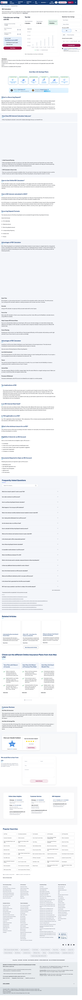
#> input picture reference/screen.png, 82 x 1000 px, shrunk from 1355 x 16485 before the run
$ python compare-old.py
#> lines starting #> are read from the running program, lines starting #| are printed output that depends on the picture; after the words box and inside, x2 and y2 are one past the last pixel; in counts of white or black regions, pixels touching at a corner belong together
from PIL import Image, ImageChops, ImageDraw, ImageFont
import numpy as np
import os
from scipy import ndimage
from scipy.signal import correlate2d

os.makedirs("diffs", exist_ok=True)

ref = Image.open("reference/screen.png").convert("RGB")
#> ref is the input picture: PIL image 82x1000 RGB; mean R, G, B 242.5, 243.8, 246.3
live = Image.open("live/screen.png").convert("RGB")
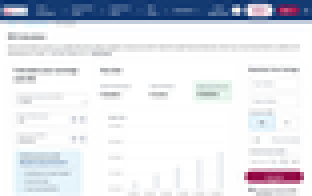
#> input picture live/screen.png, 78 x 49 px, shrunk from 1280 x 800 before the run (shown 4 times larger)
#> live is the input picture: PIL image 78x49 RGB; mean R, G, B 223.7, 226.6, 233.2

if ref.size != live.size:
    live = live.resize(ref.size, Image.LANCZOS)
#> live: PIL image 82x1000 RGB
    print(f"Resized live image to match reference: {ref.size}")
#| Resized live image to match reference: (82, 1000)

# --- Pixel diff ---
diff = ImageChops.difference(ref, live)
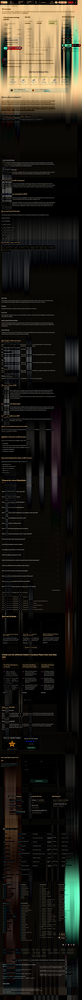
#> diff: PIL image 82x1000 RGB; mean R, G, B 33.1, 30.4, 23.5
diff_arr = np.array(diff)
changed_mask = np.any(diff_arr > 10, axis=2)
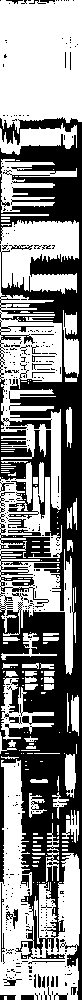
#> changed_mask: shape (1000, 82) bool; 54.2% white; 372 black regions (339 under 20 px), largest, box (x1, y1, x2, y2) and area: (0, 117, 82, 1000) 35126, (1, 883, 5, 962) 106, (6, 909, 18, 929) 95

# --- Find regions ---
struct = ndimage.generate_binary_structure(2, 2)
dilated = ndimage.binary_dilation(changed_mask, structure=struct, iterations=3)
#> dilated: shape (1000, 82) bool; 87.6% white; 46 black regions (27 under 20 px), largest, box (x1, y1, x2, y2) and area: (24, 377, 82, 808) 4842, (23, 125, 82, 219) 1906, (32, 262, 82, 338) 936
labeled, num_features = ndimage.label(dilated)
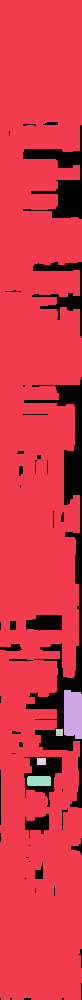
#> labeled: shape (1000, 82) int32; 6 distinct labels, from 0 to 5; one colour per label, 0 black
#> num_features = 5

print(f"Detected {num_features} changed region(s)")
#| Detected 5 changed region(s)


# [54 lines of commented-out code are left out]
def detect_size_change(ref, live, x_min, y_min, x_max, y_max, padding=60):
    img_w, img_h = live.size

    sx1 = max(x_min - padding, 0)
    sy1 = max(y_min - padding, 0)
    sx2 = min(x_max + padding, img_w)
    sy2 = min(y_max + padding, img_h)

    ref_crop = np.array(ref.crop((x_min, y_min, x_max, y_max)).convert("L")).astype(np.float32)
    live_area = np.array(live.crop((sx1, sy1, sx2, sy2)).convert("L")).astype(np.float32)

    ref_h, ref_w = ref_crop.shape
    live_h, live_w = live_area.shape

    best_score = float("inf")
    best_scale = 1.0

    # Try scaling ref_crop by various factors and see which matches live best
    for scale in np.arange(0.8, 1.5, 0.05):
        new_w = int(ref_w * scale)
        new_h = int(ref_h * scale)
        if new_w > live_w or new_h > live_h:
            continue

        scaled = np.array(
            Image.fromarray(ref_crop.astype(np.uint8)).resize((new_w, new_h), Image.LANCZOS)
        ).astype(np.float32)

        # Center-crop from live_area to match scaled size
        cy = (live_h - new_h) // 2
        cx = (live_w - new_w) // 2
        live_patch = live_area[cy:cy+new_h, cx:cx+new_w]

        score = np.abs(live_patch - scaled).mean()
        if score < best_score:
            best_score = score
            best_scale = scale

    if best_score < 20 and abs(best_scale - 1.0) > 0.03:
        dw = int(ref_w * best_scale) - ref_w
        dh = int(ref_h * best_scale) - ref_h
        return dw, dh  # positive = grew, negative = shrank

    return None


# --- Shift detection via FFT-based cross-correlation ---
def detect_shift(ref, live, x_min, y_min, x_max, y_max, padding=40):
    img_w, img_h = live.size

    search_x1 = max(x_min - padding, 0)
    search_y1 = max(y_min - padding, 0)
    search_x2 = min(x_max + padding, img_w)
    search_y2 = min(y_max + padding, img_h)

    ref_crop = np.array(
        ref.crop((x_min, y_min, x_max, y_max)).convert("L")
    ).astype(np.float32)
    search_area = np.array(
        live.crop((search_x1, search_y1, search_x2, search_y2)).convert("L")
    ).astype(np.float32)

    crop_h, crop_w = ref_crop.shape
    search_h, search_w = search_area.shape

    if search_h < crop_h or search_w < crop_w:
        return None

    # Normalise both patches to zero mean so correlation measures shape, not
    # absolute brightness — makes it robust to theme/color changes.
    ref_norm = ref_crop - ref_crop.mean()
    search_norm = search_area - search_area.mean()

    # Cross-correlate: peak position reveals the best-matching offset.
    # correlate2d with mode='valid' slides ref over the search area
    correlation = correlate2d(search_norm, ref_norm, mode="valid")

    if correlation.size == 0:
        return None

    best_idx = np.unravel_index(np.argmax(correlation), correlation.shape)
    best_dy, best_dx = best_idx

    actual_x = search_x1 + best_dx
    actual_y = search_y1 + best_dy

    # Verify the match quality by comparing the aligned patch directly.
    aligned_patch = search_area[best_dy: best_dy + crop_h, best_dx: best_dx + crop_w]
    best_score = np.abs(aligned_patch - ref_crop).mean()

    shift_x = actual_x - x_min
    shift_y = actual_y - y_min

    if best_score < 15 and (abs(shift_x) > 3 or abs(shift_y) > 3):
        return shift_x, shift_y

    return None


# --- Draw boxes on live screenshot ---
annotated = live.copy()
draw = ImageDraw.Draw(annotated)

try:
    font = ImageFont.truetype("/System/Library/Fonts/Helvetica.ttc", 11)
except Exception:
    print("Warning: Helvetica not found, falling back to default font. Labels may render small.")
    font = ImageFont.load_default()

BOX_COLOR = (255, 60, 60)
LABEL_BG  = (255, 60, 60)
LABEL_TEXT = (255, 255, 255)

placed_labels = []
change_count = 0


def overlaps(lx, ly, lw, lh, placed):
    """Check if a candidate label rect overlaps any already-placed label."""
    for (px, py, pw, ph) in placed:
        if not (lx + lw < px or lx > px + pw or ly + lh < py or ly > py + ph):
            return True
    return False


for i in range(1, num_features + 1):
    region = np.where(labeled == i)
    region_pixels = len(region[0])
    y_min, y_max = int(region[0].min()), int(region[0].max())
    x_min, x_max = int(region[1].min()), int(region[1].max())

    region_w = x_max - x_min
    region_h = y_max - y_min
    bbox_pixels = max(region_w * region_h, 1)

    # bbox_coverage: how densely changed pixels fill this region's bounding box
    bbox_coverage = (region_pixels / bbox_pixels) * 100

    if region_w < 5 or region_h < 5:
        continue

    change_count += 1

    ref_crop  = ref.crop((x_min, y_min, x_max, y_max))
    live_crop = live.crop((x_min, y_min, x_max, y_max))

    # description = classify_region(ref_crop, live_crop, region_w, region_h, shift=shift)
    shift = detect_shift(ref, live, x_min, y_min, x_max, y_max, padding=40)
    size_change = detect_size_change(ref, live, x_min, y_min, x_max, y_max, padding=60)

    parts = []
    if shift:
        sx, sy = shift
        parts.append(f"x{'+' if sx >= 0 else ''}{sx}px  y{'+' if sy >= 0 else ''}{sy}px")
    if size_change:
        dw, dh = size_change
        parts.append(f"w{'+' if dw >= 0 else ''}{dw}px  h{'+' if dh >= 0 else ''}{dh}px")

    shift_str = "  |  ".join(parts) if parts else "no change detected"

    label = (
        f"#{change_count} "
        f"({region_pixels}px, {bbox_coverage:.1f}% fill) "
        f"— {shift_str}"
        # f"— {description}"
    )

    # Draw bounding box
    draw.rectangle([x_min, y_min, x_max, y_max], outline=BOX_COLOR, width=2)

    # Place label above the box, shifting down if it overlaps a previous label
    bbox_text = draw.textbbox((0, 0), label, font=font)
    text_w = bbox_text[2] - bbox_text[0]
    text_h = bbox_text[3] - bbox_text[1]
    label_x = x_min
    label_y = max(y_min - text_h - 8, 0)
    label_w = text_w + 8
    label_h = text_h + 6

    attempts = 0
    while overlaps(label_x, label_y, label_w, label_h, placed_labels) and attempts < 20:
        label_y += label_h + 4
        attempts += 1

    placed_labels.append((label_x, label_y, label_w, label_h))

    draw.rectangle(
        [label_x, label_y, label_x + label_w, label_y + label_h],
        fill=LABEL_BG,
    )
    draw.text((label_x + 4, label_y + 3), label, fill=LABEL_TEXT, font=font)

    print(f"  Change #{change_count} at ({x_min},{y_min}) → ({x_max},{y_max}): {shift_str}")
#> this loop made 5 passes
#> (region_pixels, y_min, y_max, x_min, x_max, region_w, region_h, bbox_pixels) on passes 2 to 3: (822, 690, 738, 64, 81, 17, 48, 816), (49, 729, 735, 56, 62, 6, 6, 36)
#> (region_pixels, y_min, y_max, x_min, x_max, region_w, region_h, bbox_pixels) on passes 4 to 5: (63, 758, 764, 37, 45, 8, 6, 48), (237, 776, 785, 27, 50, 23, 9, 207)
#|   Change #1 at (0,0) → (81,999): w-17px  h-200px
#|   Change #2 at (64,690) → (81,738): x-2px  y+36px  |  w-3px  h-8px
#|   Change #3 at (56,729) → (62,735): x-35px  y-27px  |  w-2px  h-2px
#|   Change #4 at (37,758) → (45,764): w-1px  h-1px
#|   Change #5 at (27,776) → (50,785): w+8px  h+3px
#> pass 1, `live_crop = live.crop((x_min, y_min, x_max, y_max))`:
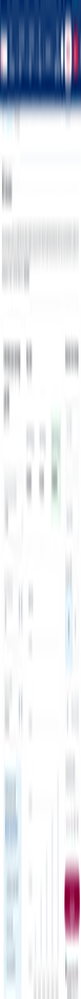
#> live_crop: PIL image 81x999 RGB; mean R, G, B 223.5, 226.3, 232.9
#> pass 1, in detect_shift, `search_area = np.array( live.crop((search_x1, search_y1, search_x2, se..`:
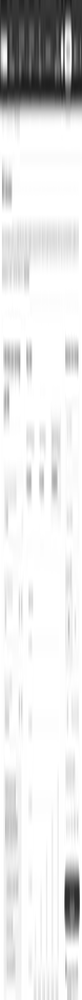
#> search_area: shape (1000, 82) float32; min 27, max 255, mean 226.3
#> after the loop, change_count = 5; placed_labels = [(0, 0, 255, 17), (64, 670, 326, 18), (56, 709, 320, 18), (37, 739, 220, 17), (27, 757, 237, 17)]
    # print(f"  Change #{change_count} at ({x_min},{y_min}) → ({x_max},{y_max}): {description}")

annotated.save("diffs/annotated.png")
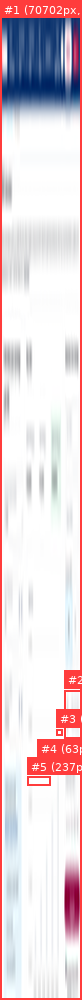
#> saved as annotated.png: PIL image 82x1000 RGB; mean R, G, B 228.9, 212.2, 217.6
print(f"\nAnnotated diff saved to diffs/annotated.png ({change_count} changes marked)")
#| Annotated diff saved to diffs/annotated.png (5 changes marked)
# --- Stats ---
total_pixels = changed_mask.shape[0] * changed_mask.shape[1]
#> total_pixels = 82000
changed_pixels = changed_mask.sum()
#> changed_pixels = 44429
pct = (changed_pixels / total_pixels) * 100
#> pct = 54.18

print(f"Changed pixels: {changed_pixels} / {total_pixels} ({pct:.2f}%)")
#| Changed pixels: 44429 / 82000 (54.18%)
if pct < 1:
    print("✅ Nearly identical — no major visual regression.")
elif pct < 5:
    print("⚠️  Minor differences detected.")
else:
    print("❌ Significant visual differences found.")
